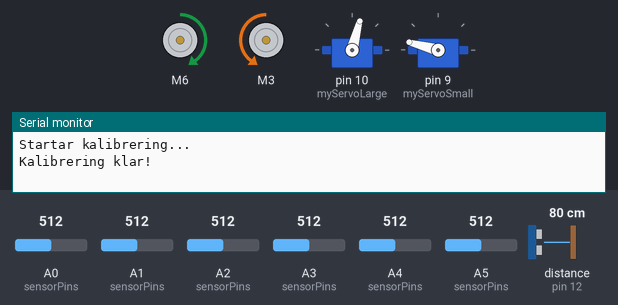
Simulated run of this sketch. Board: Arduino Uno, built with avr-gcc and run on an emulated ATmega328P. On the bench: 2 × DC motor (green arrow = forward, orange = backward, longer = faster), 2 × servo, the last lines printed to the serial monitor. The test bench sets the inputs (shaded band); at power-on: distance to the obstacle (sensor on pin 12) 80 cm, A0 (sensorPins) = 512, A1 (sensorPins) = 512, A2 (sensorPins) = 512, A3 (sensorPins) = 512, A4 (sensorPins) = 512, A5 (sensorPins) = 512. The echo pulse lasts 58.3 µs per cm.

Above: at 11.6 s.
11.7 s: distance to the obstacle (sensor on pin 12) set to 11 cm
14.3 s: distance to the obstacle (sensor on pin 12) set to 8 cm
At 14.9 s:
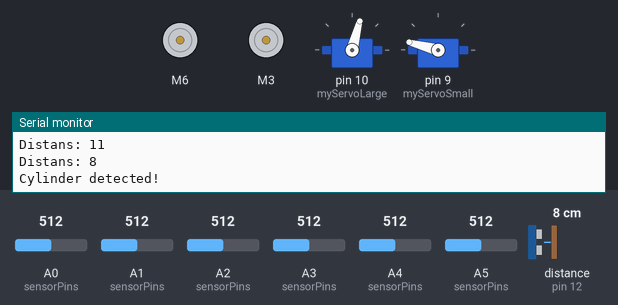
At 16.1 s:
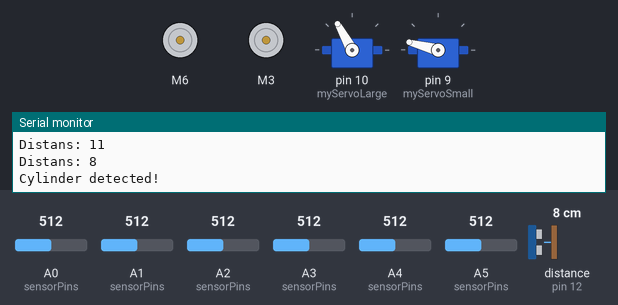
26.3 s: A0 (sensorPins) set to 490
At 33.2 s:
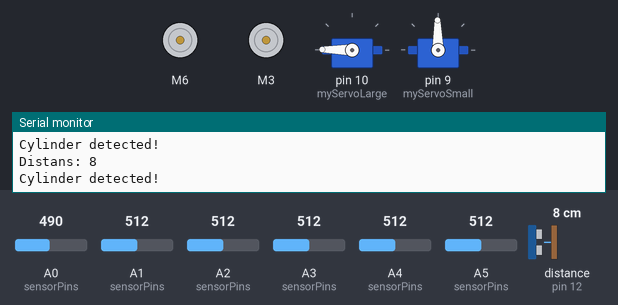
Timing chart, 0 to 35.3 s (numbered marks = the images above; inputs shaded):
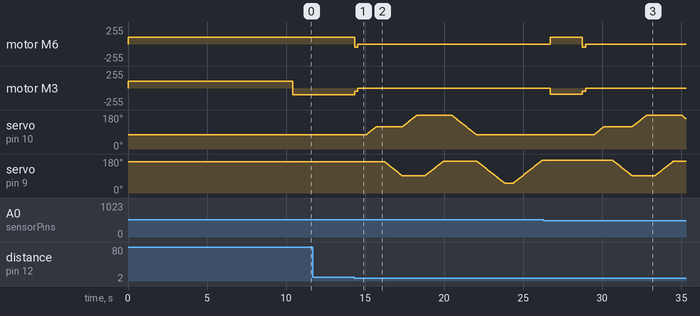

The sketch:

LabyrintSolver3.ino
```cpp
#include <QTRSensors.h>
#include "CytronMotorDriver.h"
#include <Servo.h>
#include <NewPing.h>

// *** Sensor- och motorinställningar *** //
const uint8_t sensorPins[] = {A0, A1, A2, A3, A4, A5};
const uint8_t numSensors = 6;
QTRSensors qtr;

// Motorer (Cytron MDD3A)
CytronMD motorLeft(PWM_PWM, 6, 11);
CytronMD motorRight(PWM_PWM, 3, 5);

// *** PID-variabler (endast PD) *** //
float Kp = 0.2;
float Kd = 0.1;
int lastError = 0;

int maxSpeed = 200;
int baseSpeed; // maxSpeed / 2

// *** Ultraljud för cylinder *** //
#define TRIGGER_PIN  13
#define ECHO_PIN     12
#define MAX_DISTANCE 200
NewPing sonar(TRIGGER_PIN, ECHO_PIN, MAX_DISTANCE);
long cylinderLimit = 10;

// *** Servon *** //
Servo myServoLarge;
Servo myServoSmall;
int currentLargePos = 75;
int currentSmallPos = 165;

// *** Faser *** //
// 0: Följ linjen
// 2: Plocka upp cylinder
int phase = 0;

// *** Path-sekvens för korsningar *** //
char path[] = {'R', 'L', 'L', 'R', 'L', 'R', 'R', 'L'};
int pathLength = sizeof(path) / sizeof(path[0]);
int pathIndex = 0;

// Tröskel för svart linje
const uint16_t blackThreshold = 500;

// Tider
unsigned long calibrationEndTime;
unsigned long lastPickupTime = 0;
unsigned long lastTurnTime = 0;  // Ny variabel för att undvika korsningsdetektering direkt efter sväng

void setup() {
  analogReference(EXTERNAL);
  qtr.setTypeAnalog();
  qtr.setSensorPins(sensorPins, numSensors);

  Serial.begin(9600);
  Serial.println("Startar kalibrering...");
  calibrateSensors();
  Serial.println("Kalibrering klar!");

  // Servoinit
  myServoLarge.attach(10);
  myServoSmall.attach(9);
  myServoLarge.write(currentLargePos);
  myServoSmall.write(currentSmallPos);

  // Motorinit
  motorLeft.setSpeed(0);
  motorRight.setSpeed(0);
  baseSpeed = maxSpeed / 2;
}

void loop() {
  uint16_t sensorValues[numSensors];
  int position = qtr.readLineBlack(sensorValues);
  int error = position - 2500;

  int derivative = error - lastError;
  int correction = Kp * error + Kd * derivative;
  lastError = error;

  switch (phase) {
    case 0: // Linjeföljning
      lineFollow(sensorValues, correction);
      break;
    case 2: // Upphämtning av cylinder
      pickupCylinder();
      break;
  }

  delay(1);
}

// Linjeföljning: justera motorer, kolla cylinder & korsningar
void lineFollow(uint16_t *sensorValues, int correction) {
  int leftSpeed = baseSpeed + correction;
  int rightSpeed = baseSpeed - correction;

  leftSpeed = constrain(leftSpeed, -maxSpeed, maxSpeed);
  rightSpeed = constrain(rightSpeed, -maxSpeed, maxSpeed);

  motorLeft.setSpeed(leftSpeed);
  motorRight.setSpeed(-rightSpeed);

  // Kolla cylinder
  if (checkForCylinder() && (millis() - lastPickupTime > 2000)) {
    motorLeft.setSpeed(-50);
    motorRight.setSpeed(-50);
    delay(200);
    phase = 2;
    return;
  }

  // Kolla korsning
  if (isIntersection(sensorValues)) {
    motorLeft.setSpeed(0);
    motorRight.setSpeed(0);

    if (pathIndex < pathLength) {
      char action = path[pathIndex++];
      handleIntersection(action);
    } else {
      Serial.println("Inga fler instruktioner. Fortsätter rakt fram.");
    }
  }
}

// Upphämtning cylinder
void pickupCylinder() {
  motorLeft.setSpeed(0);
  motorRight.setSpeed(0);

  delay(500);
  moveLargeServo(120);
  delay(500);
  moveSmallServo(90);
  moveLargeServo(180);
  delay(500);
  moveSmallServo(170);
  delay(500);
  moveLargeServo(74);
  moveSmallServo(50);
  delay(500);
  moveSmallServo(175);
  delay(500);

  lastPickupTime = millis();
  phase = 0;
}

// Servorörelser
void moveLargeServo(int pos) {
  int startPos = currentLargePos;
  if (startPos < pos) {
    for (int i = startPos; i < pos; i++) {
      myServoLarge.write(i);
      currentLargePos = i;
      delay(15);
    }
  } else {
    for (int i = startPos; i > pos; i--) {
      myServoLarge.write(i);
      currentLargePos = i;
      delay(15);
    }
  }
}

void moveSmallServo(int pos) {
  int startPos = currentSmallPos;
  if (startPos < pos) {
    for (int i = startPos; i < pos; i++) {
      myServoSmall.write(i);
      currentSmallPos = i;
      delay(15);
    }
  } else {
    for (int i = startPos; i > pos; i--) {
      myServoSmall.write(i);
      currentSmallPos = i;
      delay(15);
    }
  }
}

// Kalibrera sensorer
void calibrateSensors() {
  for (int i = 0; i < 400; i++) {
    qtr.calibrate();
    motorLeft.setSpeed(100);
    motorRight.setSpeed(100);
    delay(1);
  }
  motorLeft.setSpeed(0);
  motorRight.setSpeed(0);
  calibrationEndTime = millis();
}

// Kolla cylinder
bool checkForCylinder() {
  if (millis() - calibrationEndTime < 2000) {
    return false;
  }
  long distance = sonar.ping_cm();
  Serial.print("Distans: ");
  Serial.println(distance);
  if (distance > 0 && distance < cylinderLimit) {
    Serial.println("Cylinder detected!");
    return true;
  }
  return false;
}

// Kolla korsning
bool isIntersection(uint16_t *sensorValues) {
  // Ingen korsningsdetektering första 2 sek efter kalibrering
  if (millis() - calibrationEndTime < 2000) {
    return false;
  }

  // Ingen korsningsdetektering 3 sek efter upphämtning
  if (millis() - lastPickupTime < 3000) {
    return false;
  }

  // Ingen korsningsdetektering 2 sek efter senaste sväng
  if (millis() - lastTurnTime < 2000) {
    return false;
  }

  bool leftIntersection = (sensorValues[0] > blackThreshold && sensorValues[1] > blackThreshold && sensorValues[5] < blackThreshold);
  bool rightIntersection = (sensorValues[4] > blackThreshold && sensorValues[5] > blackThreshold && sensorValues[0] < blackThreshold);
  bool tIntersection = (sensorValues[0] > blackThreshold && sensorValues[5] > blackThreshold);

  return (leftIntersection || rightIntersection || tIntersection);
}

// Hantera sväng
void handleIntersection(char action) {
  if (millis() - calibrationEndTime < 2000) {
    return;
  }

  Serial.print("Hanterar korsning: ");
  Serial.println(action);

  if (action == 'L') {
    turnLeft();
  } else if (action == 'R') {
    turnRight();
  } else if (action == 'S') {
    // Rakt fram
  }
}

// Sväng vänster
void turnLeft() {
  Serial.println("Svänger vänster");

  motorLeft.setSpeed(maxSpeed / 2);
  motorRight.setSpeed(maxSpeed / 2);
  delay(500);

  uint16_t sensorValues[numSensors];
  while (true) {
    qtr.read(sensorValues);
    if (lineFound(sensorValues)) {
      break;
    }
    delay(10);
  }

  lastError = 0;

  motorLeft.setSpeed(maxSpeed / 2);
  motorRight.setSpeed(-maxSpeed / 2);
  delay(150);

  // Registrera tidpunkt för avslutad sväng
  lastTurnTime = millis();
}

// Sväng höger
void turnRight() {
  Serial.println("Svänger höger");

  motorLeft.setSpeed(-maxSpeed / 2);
  motorRight.setSpeed(-maxSpeed / 2);
  delay(500);

  uint16_t sensorValues[numSensors];
  while (true) {
    qtr.read(sensorValues);
    if (lineFound(sensorValues)) {
      break;
    }
    delay(10);
  }

  lastError = 0;

  motorLeft.setSpeed(maxSpeed / 2);
  motorRight.setSpeed(-maxSpeed / 2);
  delay(150);

  // Registrera tidpunkt för avslutad sväng
  lastTurnTime = millis();
}

// Linje hittad igen efter sväng
bool lineFound(uint16_t *sensorValues) {
  bool centerSensors = (sensorValues[2] > blackThreshold) || (sensorValues[3] > blackThreshold);
  bool outerSensors = (sensorValues[0] < blackThreshold) && (sensorValues[5] < blackThreshold);
  return (centerSensors && outerSensors);
}
```

Measured:
- the behaviour switches between 10 and 9 cm on distance to the obstacle (sensor on pin 12) (found by bisection; images 0 and 1)
- after the input at 14.3 s, motor M6: forward 100/255 → backward 50/255 at once, → stopped 0.20 s later; motor M3: backward 100/255 → backward 50/255 at once, → stopped 0.20 s later; servo on pin 10 (myServoLarge): rises from 75° to 179° in 3.2 s, then falls to 75° in 3.8 s
